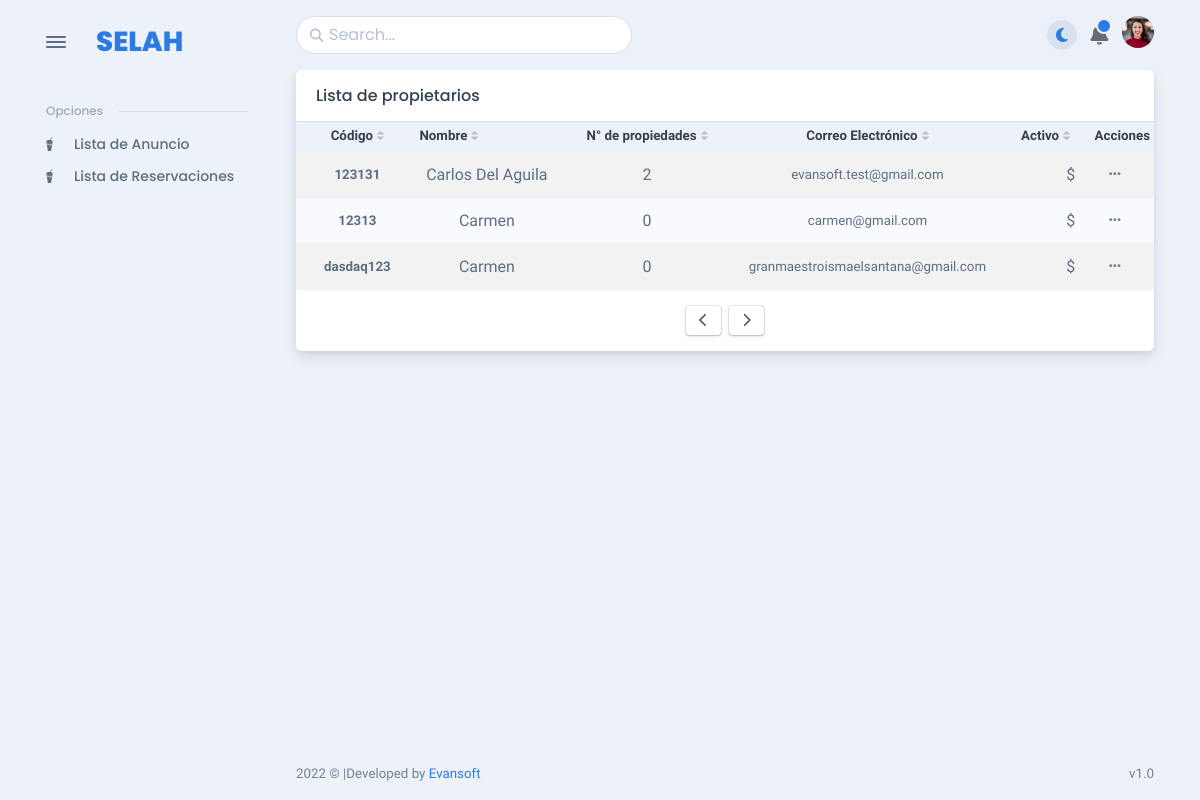
/Owners_List/, run on the app's committed database.
### user/models.py (models this page shows, shortened)
class User(models.Model):
	code = models.CharField(max_length = 9,null = True, blank=True)
	first_name = models.CharField(max_length=30)
	second_name = models.CharField(max_length=30,null = True, blank=True)
	last_name = models.CharField(max_length=30)
	last_second_name = models.CharField(max_length=30,null = True, blank=True)
	email = models.EmailField()
	psswd = models.CharField(max_length = 20)
	phone = models.CharField(max_length = 15)
	type_user = models.IntegerField(default=2)
	active = models.BooleanField(default = False)

### user/views.py (the view)
# urls.py: url(r'^Owners_List/$',Owners_List,name="Owners_List"),
def Owners_List(request):
	user = User.objects.all()
	data = [
		{
			'pk':i.pk,
			'code':i.code,
			'property':len(Property.objects.filter(user = i)),
			'name':i.first_name,
			'block':i.active,
			'email':i.email
		}
		for i in user
	]
	print(data)
	return render(request,'users/list_user.html',{'user':data})

### template/users/list_user.html (shortened to what this page needs)
{% extends '../base.html' %}
{% load static %}
{% block content %}
<div class="card mb-3" id="ordersTable" data-list='{"valueNames":["code","name","property","email","status"],"page":10,"pagination":true}'>
  <div class="card-header">
    <div class="row flex-between-center">
      <div class="col-4 col-sm-auto d-flex align-items-center pe-0">
        <h5 class="fs-0 mb-0 text-nowrap py-2 py-xl-0">Lista de propietarios</h5>
      </div>
    </div>
  </div>
  <div class="card-body p-0">
    <div class="table-responsive scrollbar">
      <table class="table table-sm table-striped fs--1 mb-0 overflow-hidden">
        <thead class="bg-200 text-900">
            <tr>
              <th class="sort pe-1 align-middle white-space-nowrap" data-sort="code" style="text-align: center;">Código</th>
              <th class="sort pe-1 align-middle white-space-nowrap pe-7" data-sort="name" style="text-align: center;">Nombre</th>
              <th class="sort pe-1 align-middle white-space-nowrap" data-sort="property" style="text-align: center;">N° de propiedades</th>
              <th class="sort pe-1 align-middle white-space-nowrap" data-sort="email" style="text-align: center;">Correo Electrónico</th>
              <th class="sort pe-1 align-middle white-space-nowrap text-center" data-sort="status" style="text-align: center;">Activo</th>
              <th class="pe-1 align-middle white-space-nowrap text-end" data-sort="acction" style="text-align: center;">Acciones</th>
            </tr>
        </thead>
        <tbody class="list" id="table-orders-body">
          {% for i in user %}
            <tr class="btn-reveal-trigger">
              <td class="code py-2 align-middle white-space-nowrap text-center">
                  <strong>{{i.code}}</strong>
              </td>
              <td class="name py-2 align-middle text-center fs-0 white-space-nowrap text-center">
                {{i.name}}
              </td>
              <td class="property py-2 align-middle text-center fs-0 white-space-nowrap">
                {{i.property}}
              </td>
              <td class="email py-2 align-middle white-space-nowrap text-center">
                {{i.email}}
              </td>
              <td class="status py-2 align-middle text-end fs-0 fw-medium">${{i.price|floatformat:0}}</td>
              <td class="py-2 align-middle white-space-nowrap text-end">
                <div class="dropdown font-sans-serif position-static">
                  <button class="btn btn-link text-600 btn-sm dropdown-toggle btn-reveal" type="button" id="order-dropdown-0" data-bs-toggle="dropdown" data-boundary="viewport" aria-haspopup="true" aria-expanded="false"><span class="fas fa-ellipsis-h fs--1"></span></button>
                </div>
              </td>
            </tr>
          {% endfor %}
        </tbody>
      </table>
    </div>
  </div>
  <div class="card-footer">
    <div class="d-flex align-items-center justify-content-center">
      <button class="btn btn-sm btn-falcon-default me-1" type="button" title="Previous" data-list-pagination="prev"><span class="fas fa-chevron-left"></span></button>
      <button class="btn btn-sm btn-falcon-default ms-1" type="button" title="Next" data-list-pagination="next"><span class="fas fa-chevron-right">             </span></button>
    </div>
  </div>
</div>
{% endblock %}

### data on the page
User: code "123131", name "Carlos Del Aguila", email "evansoft.test@gmail.com"
User: code "12313", name "Carmen", email "carmen@gmail.com"
User: code "dasdaq123", name "Carmen", email "granmaestroismaelsantana@gmail.com"

### other printed values
{{ i.property }} "2" "0" "0"
